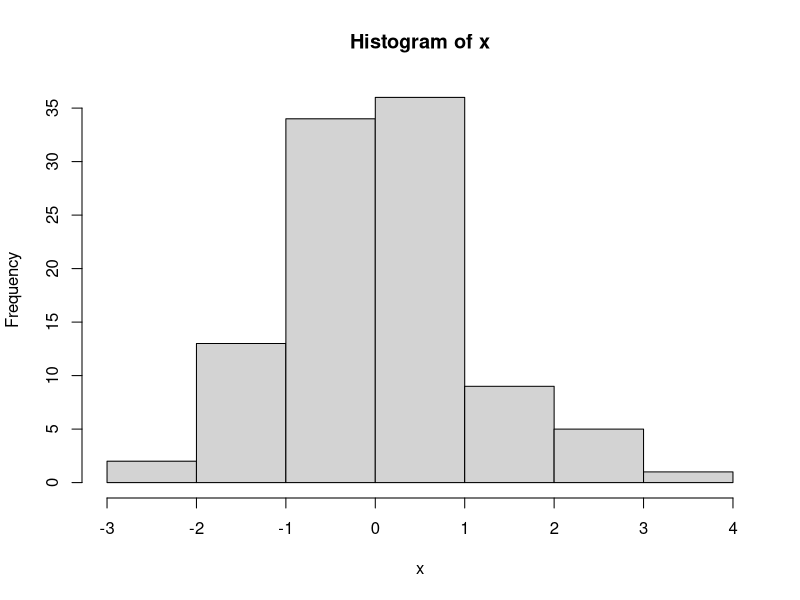
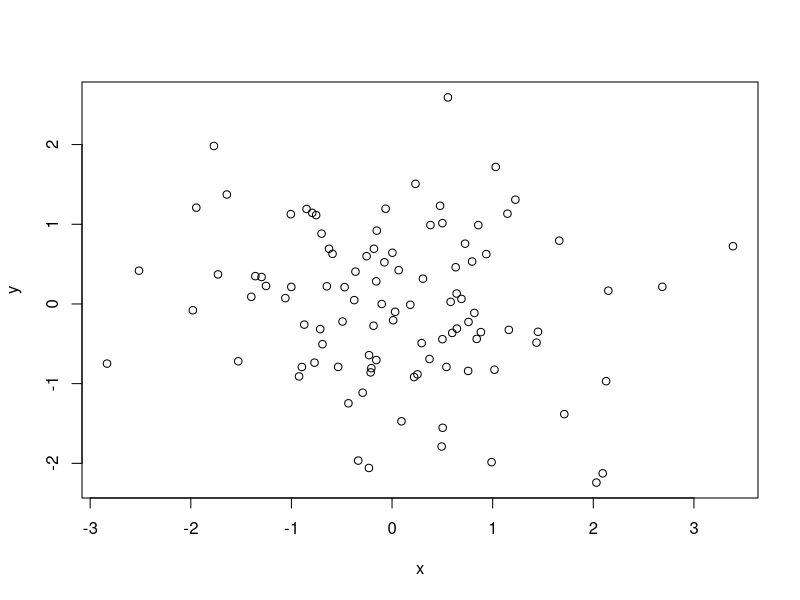
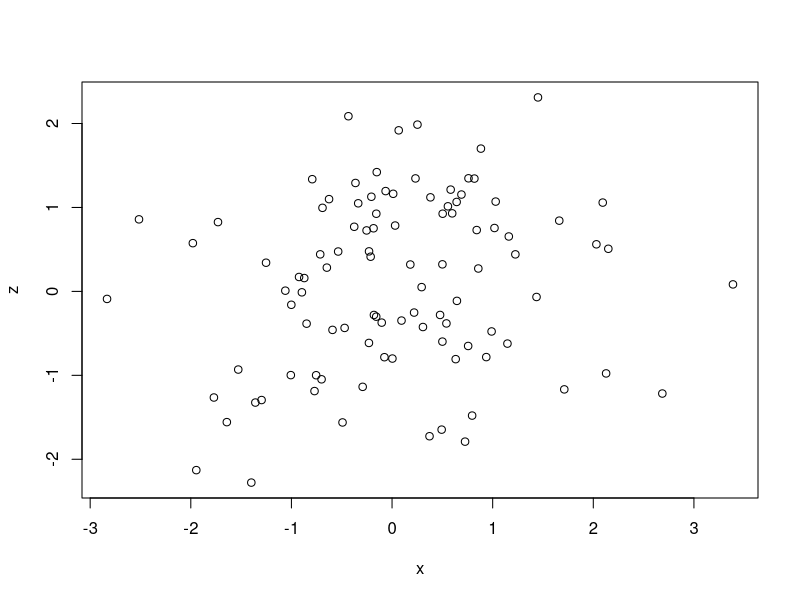
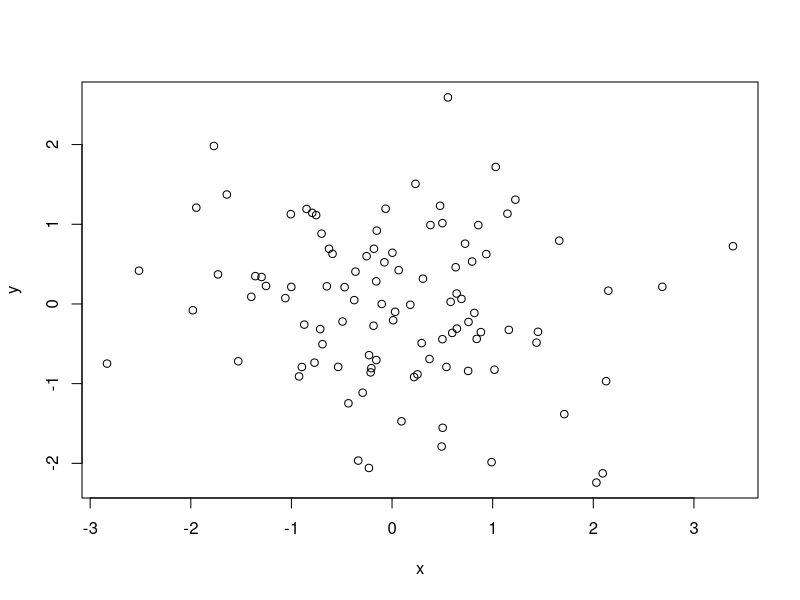
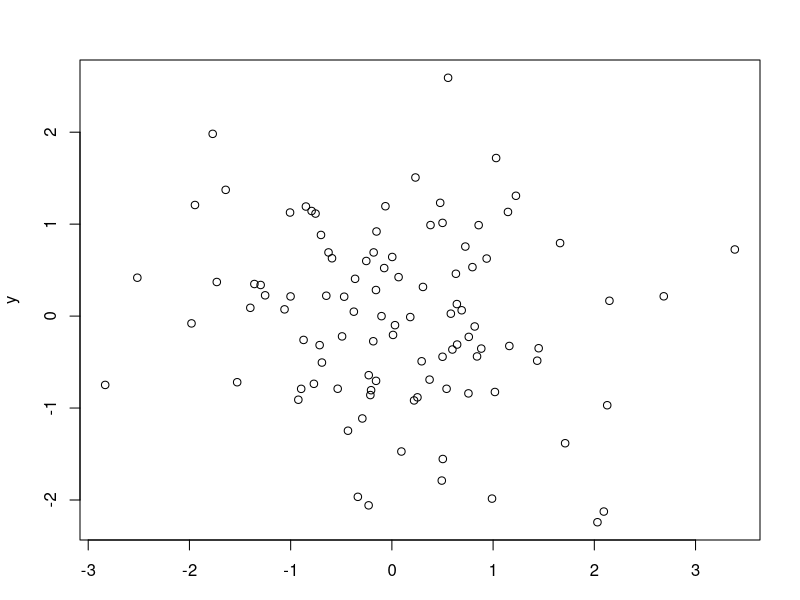
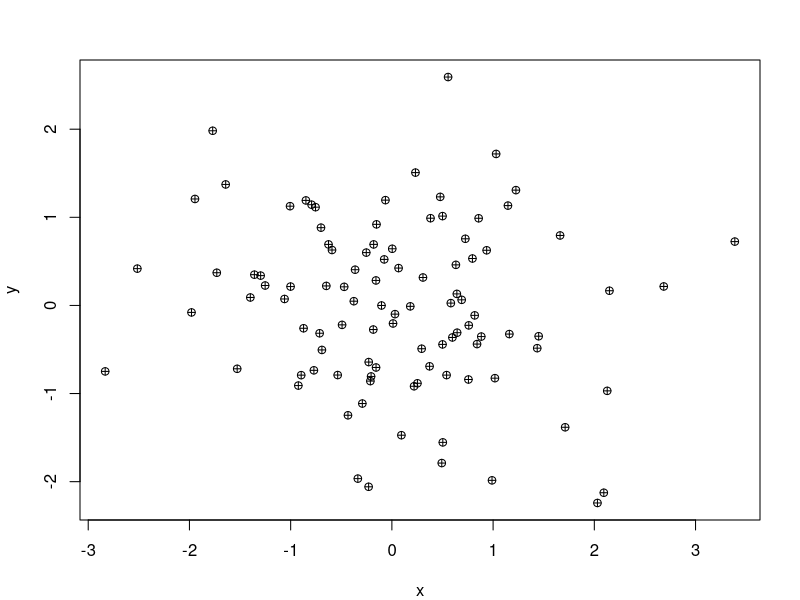
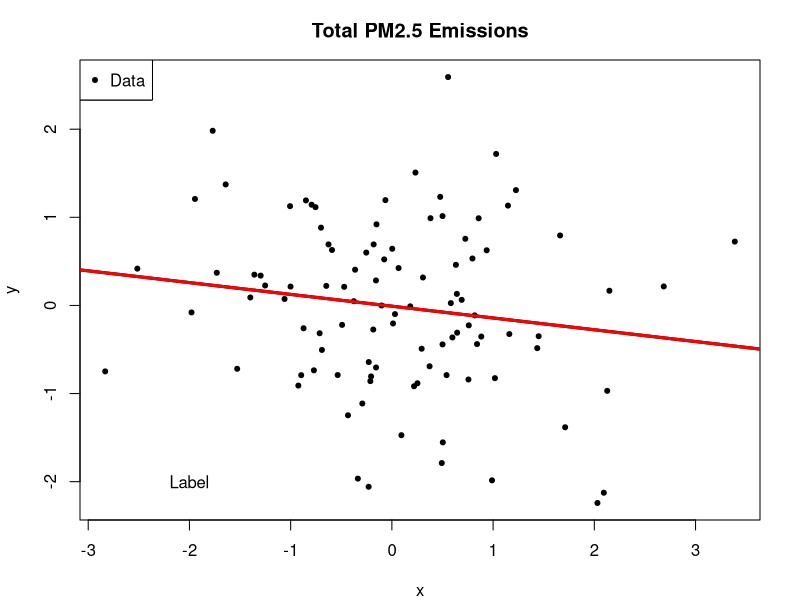
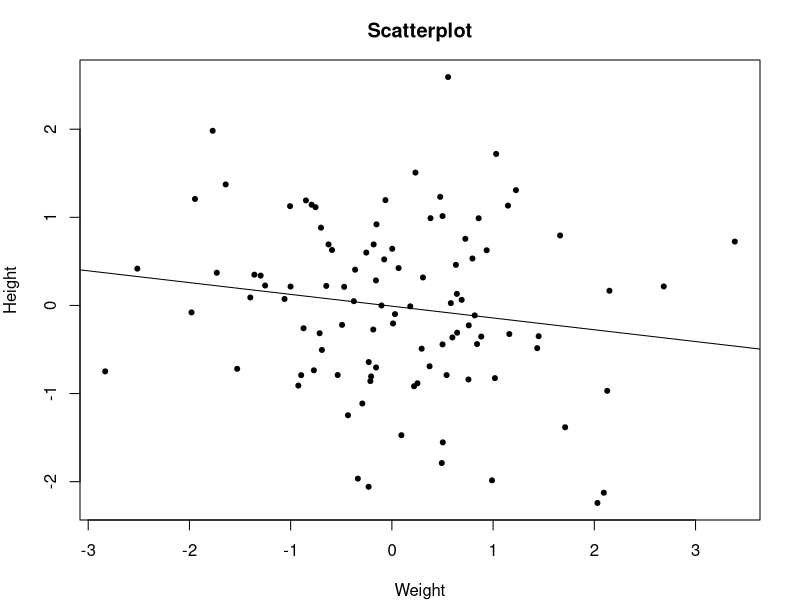

Write R code to recreate these figures, in order.
#plotting exercises
x <- rnorm(100)
hist(x)
y <- rnorm(100)
plot(x,y)
z <- rnorm(100)
plot(x,z)
plot(x,y)
par(mar = c(3,4,3,2))
plot(x,y)
#pch is symbols
#can search for list of all symbols
par(mar = c(4,4,3,2))
plot(x,y, pch = 10)
plot(x,y, pch = 20)
title("Total PM2.5 Emissions")
text(-2,-2, "Label")
legend("topleft", legend = "Year")
legend("topleft",legend = "Data", pch = 20)
fit <- lm(y ~ x)
abline(fit)
abline(fit, lwd = 3)
abline(fit, lwd = 3, col = "red")
#combine into one
plot(x,y, xlab = "Weight", ylab = "Height", main = "Scatterplot", pch =20)
fit <- lm(y ~ x)
abline(fit)
#Two plots on same chart
z <- rpois(100,2) #takes range and a lambda
par(mfrow = c(2,1))
par(mar = c(4,4,2,2))
plot(x,y, pch =20)
plot(x,z, pch = 19)
#four plots on a canvas
#mfrow = rows and columns
par(mfrow = c(2,2)) #two rows and two columns
#order with be filling out rows first, since specified "mfrow"
par(mar = c(4,4,2,2))
plot(x,y, pch =20)
plot(x,z, pch =20)
plot(z,x, pch =20)
plot(y,x, pch =20)
#change to mfcol
par(mfcol = c(2,2)) #two cols and two rows
#order with be filling out cols first, since specified "mfcol"
#if want ordering by rows first:
par(mfrow = c(2,2))
#
par(mar = c(4,4,2,2))
plot(x,y, pch =20)
plot(x,z, pch =20)
plot(z,x, pch =20)
plot(y,x, pch =20)
#Using the 'points' function
#we will reset back to 1 plot
par(mfrow = c(1,1))
x <- rnorm(100)
y <- x + rnorm(100)
g <- gl(2,50)
g <- gl(2,50, labels = c("Male", "Female"))
str(g)
plot(x,y)
#So if we simply plot x and y, we cannot distinguish
# male from female.  We can plot in different colors
# we add in layers. Add male data...add female data
# Start by making plot, but don't put in data
plot(x,y, type = "n")
#plot points where on the value of the 'g' variable = 'Male'
points(x[g == "Male"], y[g == "Male"], col = "green")
points(x[g == "Female"], y[g == "Female"], col = "blue")
#if wanted solid blue circles for Female, can specify:
points(x[g == "Female"], y[g == "Female"], col = "blue", pch =19)
